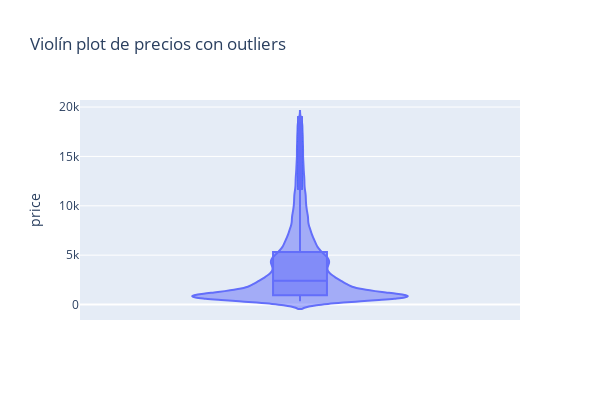

Notebook code for this chart:
### Code cell
px.violin(df, y='price', box=True, title='Violín plot de precios con outliers', width=600, height=400)

### Figure 1 — Plotly figure (JSON) as saved in the notebook; plotly's stock layout.template omitted (floating-point values rounded to 4 significant figures; data arrays with more than 128 entries replaced by an {"elided": "..."} marker saying what was removed)
{"data": [{"alignmentgroup": "True", "box": {"visible": true}, "hovertemplate": "price=%{y}<extra></extra>", "legendgroup": "", "marker": {"color": "#636efa"}, "name": "", "offsetgroup": "", "orientation": "v", "scalegroup": "True", "showlegend": false, "type": "violin", "x0": " ", "xaxis": "x", "y": {"elided": "53794 int values"}, "y0": " ", "yaxis": "y"}], "layout": {"height": 400, "legend": {"tracegroupgap": 0}, "title": {"text": "Violín plot de precios con outliers"}, "violinmode": "group", "width": 600, "xaxis": {"anchor": "y", "domain": [0, 1]}, "yaxis": {"anchor": "x", "domain": [0, 1], "title": {"text": "price"}}}}
